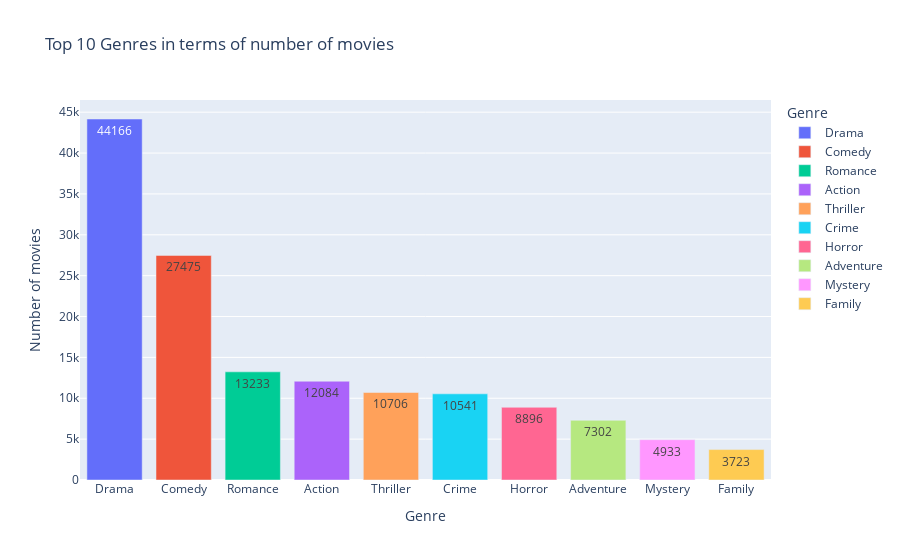

The notebook cell this image was saved under:
### Markdown cell above
Exploring Plotly:

### Code cell
config = {'responsive': False}
genres_df = pd.DataFrame({"Genre":genres.keys(),"number_of_movies":genres.values()})

genres_bar = px.bar(genres_df[:10], 
                    x = 'Genre', 
                    y = 'number_of_movies', 
                    title = 'Top 10 Genres in terms of number of movies',
                    text = 'number_of_movies', 
                    labels = dict(genre = 'Genre', number_of_movies = 'Number of movies'),
                    color = 'Genre')
                    
genres_bar.show()

### Figure 1 — Plotly figure (JSON) as saved in the notebook; plotly's stock layout.template omitted (floating-point values rounded to 4 significant figures)
{"data": [{"alignmentgroup": "True", "hovertemplate": "Genre=%{x}<br>Number of movies=%{text}<extra></extra>", "legendgroup": "Drama", "marker": {"color": "#636efa"}, "name": "Drama", "offsetgroup": "Drama", "orientation": "v", "showlegend": true, "text": [44166], "textposition": "auto", "type": "bar", "x": ["Drama"], "xaxis": "x", "y": [44166], "yaxis": "y"}, {"alignmentgroup": "True", "hovertemplate": "Genre=%{x}<br>Number of movies=%{text}<extra></extra>", "legendgroup": "Comedy", "marker": {"color": "#EF553B"}, "name": "Comedy", "offsetgroup": "Comedy", "orientation": "v", "showlegend": true, "text": [27475], "textposition": "auto", "type": "bar", "x": ["Comedy"], "xaxis": "x", "y": [27475], "yaxis": "y"}, {"alignmentgroup": "True", "hovertemplate": "Genre=%{x}<br>Number of movies=%{text}<extra></extra>", "legendgroup": "Romance", "marker": {"color": "#00cc96"}, "name": "Romance", "offsetgroup": "Romance", "orientation": "v", "showlegend": true, "text": [13233], "textposition": "auto", "type": "bar", "x": ["Romance"], "xaxis": "x", "y": [13233], "yaxis": "y"}, {"alignmentgroup": "True", "hovertemplate": "Genre=%{x}<br>Number of movies=%{text}<extra></extra>", "legendgroup": "Action", "marker": {"color": "#ab63fa"}, "name": "Action", "offsetgroup": "Action", "orientation": "v", "showlegend": true, "text": [12084], "textposition": "auto", "type": "bar", "x": ["Action"], "xaxis": "x", "y": [12084], "yaxis": "y"}, {"alignmentgroup": "True", "hovertemplate": "Genre=%{x}<br>Number of movies=%{text}<extra></extra>", "legendgroup": "Thriller", "marker": {"color": "#FFA15A"}, "name": "Thriller", "offsetgroup": "Thriller", "orientation": "v", "showlegend": true, "text": [10706], "textposition": "auto", "type": "bar", "x": ["Thriller"], "xaxis": "x", "y": [10706], "yaxis": "y"}, {"alignmentgroup": "True", "hovertemplate": "Genre=%{x}<br>Number of movies=%{text}<extra></extra>", "legendgroup": "Crime", "marker": {"color": "#19d3f3"}, "name": "Crime", "offsetgroup": "Crime", "orientation": "v", "showlegend": true, "text": [10541], "textposition": "auto", "type": "bar", "x": ["Crime"], "xaxis": "x", "y": [10541], "yaxis": "y"}, {"alignmentgroup": "True", "hovertemplate": "Genre=%{x}<br>Number of movies=%{text}<extra></extra>", "legendgroup": "Horror", "marker": {"color": "#FF6692"}, "name": "Horror", "offsetgroup": "Horror", "orientation": "v", "showlegend": true, "text": [8896], "textposition": "auto", "type": "bar", "x": ["Horror"], "xaxis": "x", "y": [8896], "yaxis": "y"}, {"alignmentgroup": "True", "hovertemplate": "Genre=%{x}<br>Number of movies=%{text}<extra></extra>", "legendgroup": "Adventure", "marker": {"color": "#B6E880"}, "name": "Adventure", "offsetgroup": "Adventure", "orientation": "v", "showlegend": true, "text": [7302], "textposition": "auto", "type": "bar", "x": ["Adventure"], "xaxis": "x", "y": [7302], "yaxis": "y"}, {"alignmentgroup": "True", "hovertemplate": "Genre=%{x}<br>Number of movies=%{text}<extra></extra>", "legendgroup": "Mystery", "marker": {"color": "#FF97FF"}, "name": "Mystery", "offsetgroup": "Mystery", "orientation": "v", "showlegend": true, "text": [4933], "textposition": "auto", "type": "bar", "x": ["Mystery"], "xaxis": "x", "y": [4933], "yaxis": "y"}, {"alignmentgroup": "True", "hovertemplate": "Genre=%{x}<br>Number of movies=%{text}<extra></extra>", "legendgroup": "Family", "marker": {"color": "#FECB52"}, "name": "Family", "offsetgroup": "Family", "orientation": "v", "showlegend": true, "text": [3723], "textposition": "auto", "type": "bar", "x": ["Family"], "xaxis": "x", "y": [3723], "yaxis": "y"}], "layout": {"autosize": true, "barmode": "relative", "legend": {"title": {"text": "Genre"}, "tracegroupgap": 0}, "title": {"text": "Top 10 Genres in terms of number of movies"}, "xaxis": {"anchor": "y", "autorange": true, "categoryarray": ["Drama", "Comedy", "Romance", "Action", "Thriller", "Crime", "Horror", "Adventure", "Mystery", "Family"], "categoryorder": "array", "domain": [0, 1], "range": [-0.5, 9.5], "title": {"text": "Genre"}, "type": "category"}, "yaxis": {"anchor": "x", "autorange": true, "domain": [0, 1], "range": [0, 46490.0], "title": {"text": "Number of movies"}, "type": "linear"}}}
